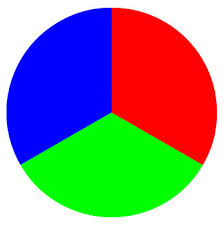
%> input picture Semester_Material/Semester_4/Digital_Image_Processing/Lab/color_image3.jpg, 224 x 225 px
$ octave color_image_slicing.m   (GNU Octave 9; MATLAB toolbox functions it lacks are replaced by stand-ins)
%> lines starting %> are read from the running program, lines starting %| are printed output that depends on the picture; in (x1, y1, x2, y2) boxes, pixels count from 0 and x2, y2 are one past the last pixel; in counts of white or black regions, pixels touching at a corner belong together; the program's own positions count from 1
Image = imread("E:\Courses\Digital Image Processing\Lab\color_image3.jpg");
%> Image is the input picture: size 225x224x3 uint8; mean R, G, B 137.9, 137.9, 138.1

A = rgb2gray(Image);
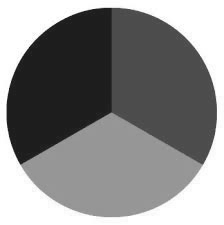
%> A: size 225x224 uint8; min 24, max 255, mean 137.8
[row,col] = size(A);
%> row = 225; col = 224
B = zeros(row,col);

for i=1:row
    for j=1:col
        if A(i,j)>=0 && A(i,j)<=128
            B(i,j) = 255;

        elseif A(i,j)>128 && A(i,j)<=200
                B(i,j) = 128;

            else
                B(i,j) = 0;
    end
    end
    end
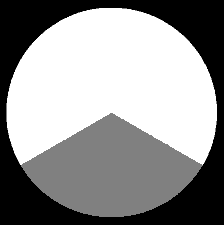
%> B: size 225x224 double; min 0, max 255, mean 146.6

    subplot 121
    imshow(Image); title('Orignal image');
    subplot 122
    imshow(B); title('Sliced image');
%> after `imshow(B)`:
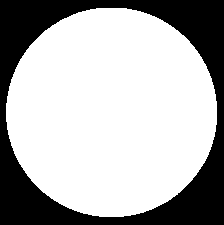
%> displayed picture: size 225x224, on the screen's scale of 0 to 255; 69% white; 1 black region, box (x1, y1, x2, y2) and area: (0, 0, 224, 225) 15602
